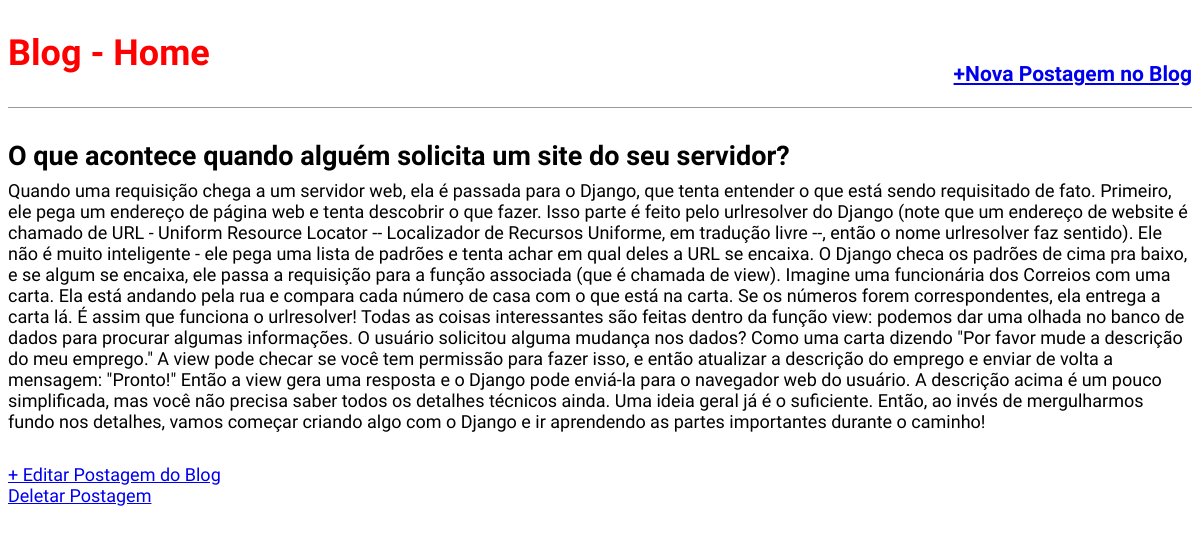
The app's page /post/4/ with its own data.
### blog/models.py (models this page shows, shortened)
class Post(models.Model):
	STATUS = (
		('draft', 'Draft'),
		('published', 'Published'),
	)
	title = models.CharField(max_length=250)
	slug  = models.SlugField(max_length=250)
	auth  = models.ForeignKey(User,
							on_delete=models.CASCADE)
	content   = models.TextField()
	published = models.DateTimeField(default=timezone.now)
	created   = models.DateTimeField(auto_now_add=True)
	changed   = models.DateTimeField(auto_now=True)
	status    = models.CharField(max_length=10,
								choices=STATUS,
								default='draft')
	objects   = models.Manager()
	publicado = PublishedManager()
	def get_absolute_url_update(self):
		return reverse('post_edit',args=[self.pk])
	def get_absolute_url_delete(self):
		return reverse('post_delete',args=[self.pk])
	class Meta:
		ordering = ('-published',)

### blog/views.py (the view)
# urls.py: path('post/<int:pk>/', views.BlogDetailView.as_view(),name='post_detail'),
class BlogDetailView(DetailView):
	model = Post
	template_name = 'blog/post_detail.html'

### blog/templates/blog/post_detail.html (shortened to what this page needs)
{% extends 'base.html' %}
{% block content %}
	<div class="post-entry">
		<h2> {{object.title}} </h2>
		<p> {{object.content}} </p>
	</div>
	<a href="{{object.get_absolute_url_update}}">+ Editar Postagem do Blog</a></br>
	<a href="{{object.get_absolute_url_delete}}">Deletar Postagem</a>
{% endblock content %}

### statics/css/style.css (style rules this page uses)
body { font-family: 'Source Sans Pro', sans-serif; font-size: 18px; }
.post-entry { margin-bottom: 2rem; }
.post-entry h2 { margin: 0.5rem 0; }
.post-entry p { margin: 0; font-weight: 400; }

### records on screen
Post: title "O que acontece quando alguém solicita um site do seu servidor?", content "Quando uma requisição chega a um servidor web, ela é passada para o Django, que tenta entender o que está sendo requisitado de fato. Primeiro, ele pega um endereço de página web e tenta descobrir o que fazer. Isso parte é feito pelo urlresolver do Django (note que um endereço de website é chamado de URL - Uniform Resource Locator -- Localizador de Recursos Uniforme, em tradução livre --, então o nome urlresolver faz sentido). Ele não é muito inteligente - ele pega uma lista de padrões e tenta achar em qual deles a URL se encaixa. O Django checa os padrões de cima pra baixo, e se algum se encaixa, ele passa a requisição para a função associada (que é chamada de view). Imagine uma funcionária…"
